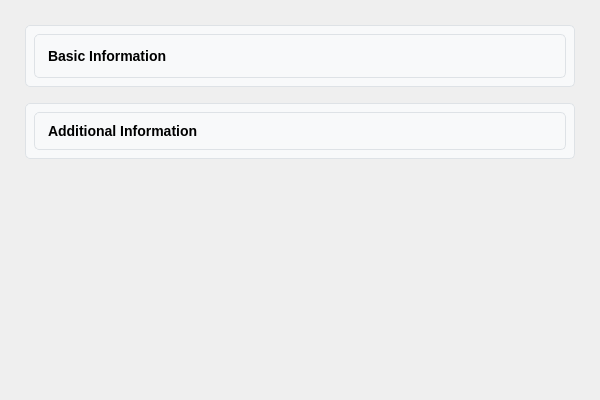
<?xml version="1.0" encoding="UTF-8"?>
<ui version="4.0">
 <class>OverviewTabTemplate</class>
 <widget class="QWidget" name="OverviewTabTemplate">
  <property name="geometry">
   <rect>
    <x>0</x>
    <y>0</y>
    <width>600</width>
    <height>400</height>
   </rect>
  </property>
  <property name="windowTitle">
   <string>Overview</string>
  </property>
  <layout class="QVBoxLayout" name="mainLayout">
   <item>
    <widget class="QScrollArea" name="scrollArea">
     <property name="widgetResizable">
      <bool>true</bool>
     </property>
     <property name="frameShape">
      <enum>QFrame::NoFrame</enum>
     </property>
     <widget class="QWidget" name="scrollAreaWidgetContents">
      <property name="geometry">
       <rect>
        <x>0</x>
        <y>0</y>
        <width>594</width>
        <height>394</height>
       </rect>
      </property>
      <layout class="QVBoxLayout" name="contentLayout">
       <item>
        <widget class="QWidget" name="basicInfoWidget">
         <property name="styleSheet">
          <string notr="true">QWidget { 
    background-color: #f8f9fa; 
    border: 1px solid #dee2e6; 
    border-radius: 5px; 
    padding: 10px; 
    margin: 5px; 
}</string>
         </property>
         <layout class="QVBoxLayout" name="basicInfoLayout">
          <item>
           <widget class="QLabel" name="basicInfoTitle">
            <property name="text">
             <string>&lt;h3&gt;Basic Information&lt;/h3&gt;</string>
            </property>
            <property name="alignment">
             <set>Qt::AlignLeading|Qt::AlignLeft|Qt::AlignTop</set>
            </property>
           </widget>
          </item>
          <item>
           <layout class="QVBoxLayout" name="basicInfoFieldsLayout"/>
          </item>
         </layout>
        </widget>
       </item>
       <item>
        <widget class="QWidget" name="additionalInfoWidget">
         <property name="styleSheet">
          <string notr="true">QWidget { 
    background-color: #f8f9fa; 
    border: 1px solid #dee2e6; 
    border-radius: 5px; 
    padding: 10px; 
    margin: 5px; 
}</string>
         </property>
         <layout class="QVBoxLayout" name="additionalInfoLayout">
          <item>
           <widget class="QLabel" name="additionalInfoTitle">
            <property name="text">
             <string>&lt;h3&gt;Additional Information&lt;/h3&gt;</string>
            </property>
           </widget>
          </item>
          <item>
           <layout class="QVBoxLayout" name="additionalInfoFieldsLayout"/>
          </item>
         </layout>
        </widget>
       </item>
       <item>
        <spacer name="verticalSpacer">
         <property name="orientation">
          <enum>Qt::Vertical</enum>
         </property>
         <property name="sizeHint" stdset="0">
          <size>
           <width>20</width>
           <height>40</height>
          </size>
         </property>
        </spacer>
       </item>
      </layout>
     </widget>
    </widget>
   </item>
  </layout>
 </widget>
 <resources/>
 <connections/>
</ui>
